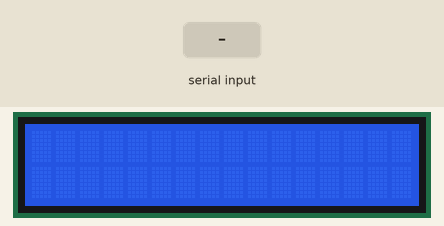
Simulated run of this sketch. Board: Arduino Uno, built with avr-gcc and run on an emulated ATmega328P. Shown: 16×2 character LCD. Inputs (shaded band) come from the test bench.

Above: at 1.2 s.
1.3 s: "1" received over Serial
At 2.5 s:
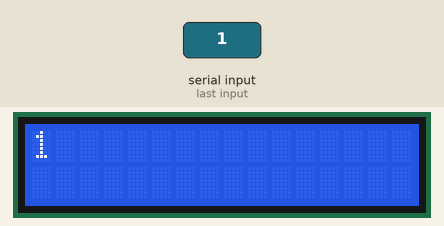
2.9 s: "0" received over Serial
At 3.7 s:
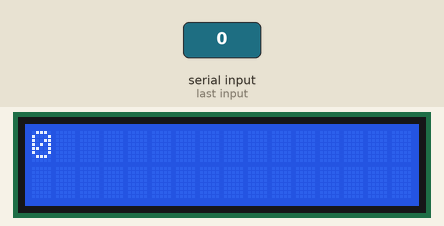
4.5 s: "2" received over Serial
At 5.0 s:
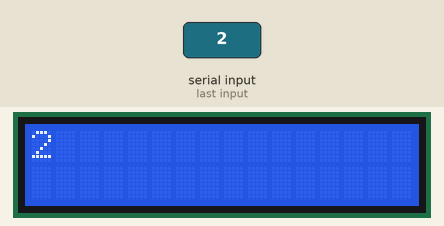
Timing chart, 0 to 7.5 s (numbered marks = the images above; inputs shaded):
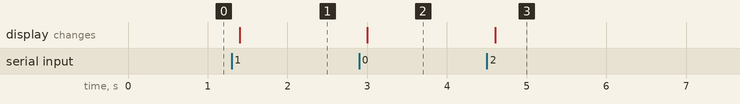

Measured:
- after the input at 1.3 s, the display: changes after 0.10 s (image 1)
- after the input at 2.9 s, the display: changes after 0.10 s (image 2)
- after the input at 4.5 s, the display: changes after 0.10 s (image 3)

The sketch:

_58.ino
```cpp
#include <LiquidCrystal.h>

LiquidCrystal lcd(12, 11, 2, 3, 4, 5);

void setup(){
  lcd.begin(16, 2);
  Serial.begin(9600);
}

void loop()
{
  if (Serial.available()) {
    delay(100);
    lcd.clear();
    int pos = 0;
    while (Serial.available() > 0) {
      lcd.write(Serial.read());
      ++pos;
      if(pos == 16)
        lcd.setCursor(0,1);
    }
  }
}
```
